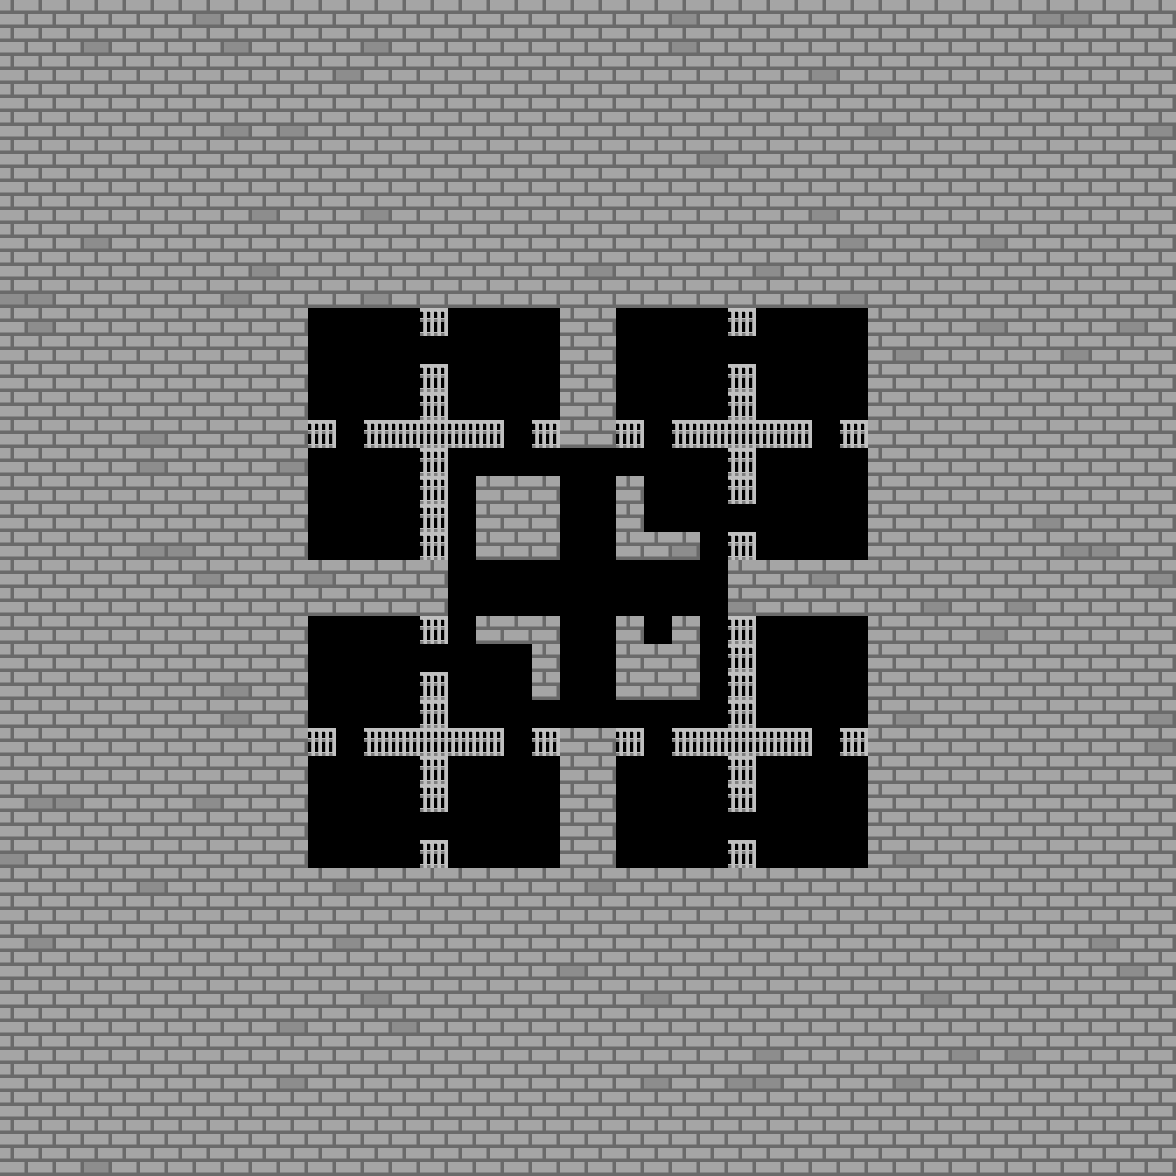

Below is a game level as drawn by its tile map, then a one-line description and the .tmx that defines it (tile-layer data replaced by summaries):
An orthogonal 42x42 tile map with 28x28 px tiles, 1 tile layer (Map) and 58 objects (14x IronDoor, UpStairs, DownStairs).

<map version="1.10" tiledversion="1.11.2" orientation="orthogonal" renderorder="right-down" width="42" height="42" tilewidth="28" tileheight="28" infinite="0" nextlayerid="6" nextobjectid="60">
 <editorsettings>
  <export target="Area2_7.json" format="json" />
 </editorsettings>
 <tileset firstgid="1" source="Resource.tsx" />
 <layer id="1" name="Map" width="42" height="42">
  <data>[1764 cells, 1764 non-empty, 4 distinct tile ids]</data>
 </layer>
 <objectgroup id="2" name="Object">
  <object id="1" name="IronDoor" gid="19" x="812" y="756" width="28" height="28" />
  <object id="2" name="IronDoor" gid="19" x="728" y="840" width="28" height="28" />
  <object id="3" name="IronDoor" gid="19" x="644" y="756" width="28" height="28" />
  <object id="4" name="IronDoor" gid="19" x="504" y="756" width="28" height="28" />
  <object id="5" name="IronDoor" gid="19" x="420" y="840" width="28" height="28" />
  <object id="6" name="IronDoor" gid="19" x="336" y="756" width="28" height="28" />
  <object id="7" name="IronDoor" gid="19" x="420" y="672" width="28" height="28" />
  <object id="8" name="IronDoor" gid="19" x="336" y="448" width="28" height="28" />
  <object id="9" name="IronDoor" gid="19" x="420" y="364" width="28" height="28" />
  <object id="10" name="IronDoor" gid="19" x="504" y="448" width="28" height="28" />
  <object id="11" name="IronDoor" gid="19" x="644" y="448" width="28" height="28" />
  <object id="12" name="IronDoor" gid="19" x="728" y="364" width="28" height="28" />
  <object id="13" name="IronDoor" gid="19" x="812" y="448" width="28" height="28" />
  <object id="14" name="IronDoor" gid="19" x="728" y="532" width="28" height="28" />
  <object id="15" name="UpStairs" gid="9" x="644" y="644" width="28" height="28" />
  <object id="16" name="DownStairs" gid="10" x="644" y="532" width="28" height="28" />
 </objectgroup>
 <objectgroup id="3" name="Unexplored" />
 <objectgroup id="4" name="InvisibleWall">
  <object id="17" x="280" y="280" width="588" height="28" />
  <object id="18" x="560" y="308" width="56" height="140" />
  <object id="19" x="868" y="280" width="28" height="588" />
  <object id="20" x="308" y="868" width="588" height="28" />
  <object id="21" x="280" y="308" width="28" height="588" />
  <object id="22" x="308" y="560" width="140" height="56" />
  <object id="23" x="308" y="420" width="28" height="28" />
  <object id="24" x="420" y="308" width="28" height="28" />
  <object id="25" x="364" y="420" width="140" height="28" />
  <object id="26" x="420" y="364" width="28" height="56" />
  <object id="27" x="420" y="448" width="28" height="112" />
  <object id="28" x="420" y="616" width="28" height="28" />
  <object id="29" x="308" y="728" width="28" height="28" />
  <object id="30" x="420" y="672" width="28" height="140" />
  <object id="31" x="364" y="728" width="56" height="28" />
  <object id="32" x="420" y="840" width="28" height="28" />
  <object id="33" x="448" y="728" width="56" height="28" />
  <object id="34" x="532" y="728" width="28" height="28" />
  <object id="35" x="560" y="728" width="56" height="140" />
  <object id="36" x="616" y="728" width="28" height="28" />
  <object id="37" x="672" y="728" width="140" height="28" />
  <object id="38" x="728" y="756" width="28" height="56" />
  <object id="39" x="728" y="840" width="28" height="28" />
  <object id="40" x="840" y="728" width="28" height="28" />
  <object id="41" x="728" y="616" width="28" height="112" />
  <object id="42" x="728" y="532" width="28" height="84" />
  <object id="44" x="756" y="560" width="112" height="56" />
  <object id="45" x="728" y="308" width="28" height="28" />
  <object id="46" x="616" y="420" width="28" height="28" />
  <object id="47" x="728" y="364" width="28" height="140" />
  <object id="48" x="672" y="420" width="56" height="28" />
  <object id="49" x="756" y="420" width="56" height="28" />
  <object id="50" x="840" y="420" width="28" height="28" />
  <object id="51" x="476" y="476" width="84" height="84" />
  <object id="52" x="476" y="616" width="84" height="28" />
  <object id="53" x="532" y="644" width="28" height="56" />
  <object id="54" x="616" y="616" width="28" height="84" />
  <object id="55" x="672" y="616" width="28" height="84" />
  <object id="56" x="644" y="644" width="28" height="56" />
  <object id="57" x="616" y="476" width="28" height="84" />
  <object id="58" x="644" y="532" width="56" height="28" />
 </objectgroup>
 <objectgroup id="5" name="Respawnpoint">
  <object id="59" x="644" y="616">
   <point />
  </object>
 </objectgroup>
</map>
